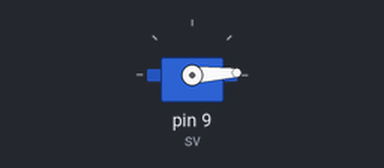
A sketch run on a simulated Arduino Uno, built with avr-gcc and run on an emulated ATmega328P. Parts: servo. What the sketch prints to the serial monitor is not drawn.

Above: at 0.05 s.
At 0.9 s:
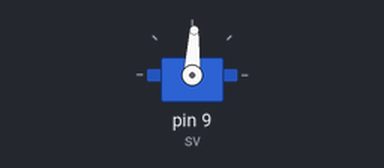
At 1.75 s:
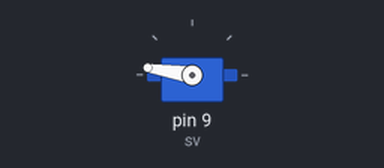
At 3.5 s:
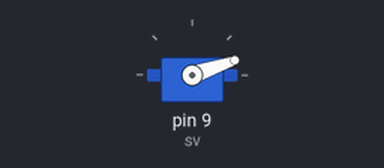
Timing chart, 0 to 8.5 s (numbered marks = the images above):
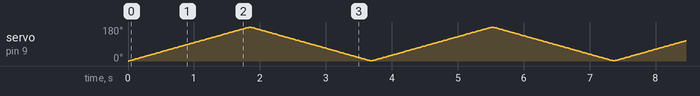

The sketch:

2Servo_motoes.ino
```cpp
#include <Servo.h>
Servo sv;

void setup(){
  Serial.begin(9600);
  sv.attach(9);


}

void loop(){

  for(int i=0;i<180;i++){
    sv.write(i);
    Serial.println(i);
    delay(10);
  }
  for(int i=180;i>0;i--){
    sv.write(i);
    Serial.println(i);
    delay(10);

  }
}
```
